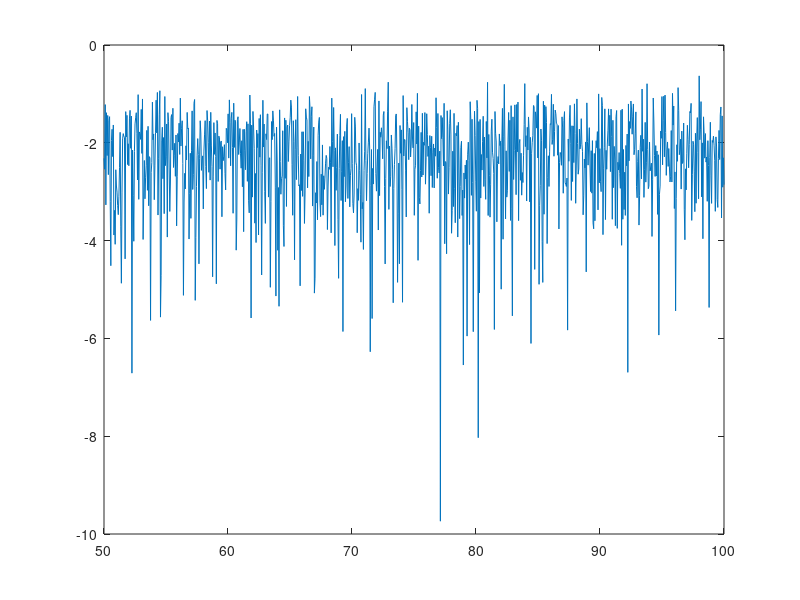

This chart was generated by the following MATLAB code:
n=1000;
x=linspace(50,100,n);
x=exp(x);
ks=2*pi;
E=@(t) exp((10*i*sqrt(1-t^2)+1i*t*x));
y=ks*integral(@(t) E(t) ,-1,1, 'ArrayValued',true);
z1=log(x);
z2=log(abs(y));
figure;
plot(z1,z2);
t=(z2(n)-z2(1))/(z1(n)-z1(1))
